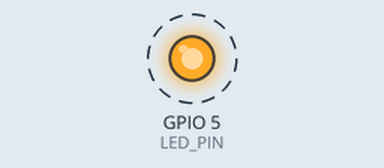
Bench run of a sketch on a simulated ESP32. Parts: output pins drawn as LEDs (lit = HIGH). Dashed ring = blinking.

Above: at 0.2 s.
Timing chart, 0 to 3.0 s (numbered marks = the images above):
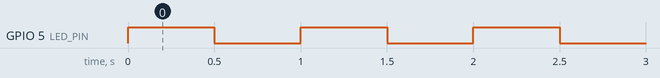

Measured:
- by itself, GPIO 5 (LED_PIN): alternates HIGH for 0.50 s and LOW for 0.50 s

The sketch:

esp32_led_blink-1.ino
```cpp
// IoT Engineering Education @ KMUTNB, Bangkok, Thailand
// Date: 28-May-2018

#define LED_PIN  5  // GPIO-5 (onboard LED on Lolin32)

int state = 0;      // LED state

void setup() {
   pinMode( LED_PIN, OUTPUT );
   digitalWrite( LED_PIN, state );
}

void loop() {
   state ^= 1;                       // toggle the LED state
   digitalWrite( LED_PIN, state );   // update the LED output
   delay(500);
}
```
